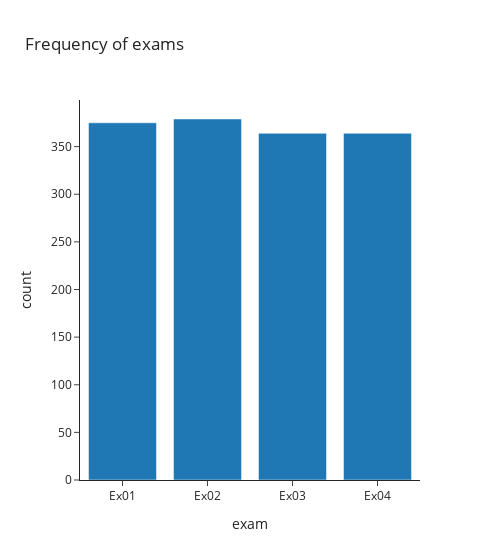

Notebook cell for this chart:
### Code cell
# create a barplot with the frequency of quality
quality_freq = data['exam'].value_counts().reset_index()
quality_freq.columns = ['exam', 'count']  # rename columns for clarity
quality_freq = quality_freq.sort_values(by='exam')

fig = px.bar(
    quality_freq,
    x='exam',
    y='count',
    title='Frequency of exams',
    width=500,
    )

fig.show()

### Figure 1 — Plotly figure (JSON) as saved in the notebook; plotly's stock layout.template omitted (floating-point values rounded to 4 significant figures)
{"data": [{"hovertemplate": "exam=%{x}<br>count=%{y}<extra></extra>", "legendgroup": "", "marker": {"color": "#1F77B4", "pattern": {"shape": ""}}, "name": "", "orientation": "v", "showlegend": false, "textposition": "auto", "type": "bar", "x": ["Ex01", "Ex02", "Ex03", "Ex04"], "xaxis": "x", "y": [375, 379, 364, 364], "yaxis": "y"}], "layout": {"barmode": "relative", "legend": {"tracegroupgap": 0}, "title": {"text": "Frequency of exams"}, "width": 500, "xaxis": {"anchor": "y", "domain": [0, 1], "title": {"text": "exam"}}, "yaxis": {"anchor": "x", "domain": [0, 1], "title": {"text": "count"}}}}
